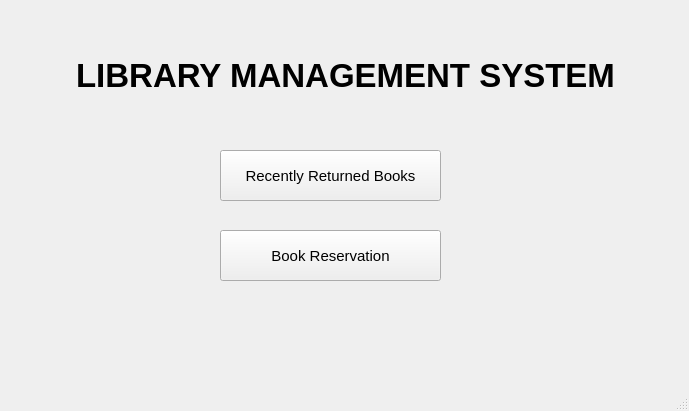
<?xml version="1.0" encoding="UTF-8"?>
<ui version="4.0">
 <class>MainWindow</class>
 <widget class="QMainWindow" name="MainWindow">
  <property name="geometry">
   <rect>
    <x>0</x>
    <y>0</y>
    <width>689</width>
    <height>411</height>
   </rect>
  </property>
  <property name="windowTitle">
   <string>MainWindow</string>
  </property>
  <widget class="QWidget" name="centralwidget">
   <widget class="QPushButton" name="openReturnedBooksButton">
    <property name="geometry">
     <rect>
      <x>220</x>
      <y>150</y>
      <width>221</width>
      <height>51</height>
     </rect>
    </property>
    <property name="font">
     <font>
      <pointsize>11</pointsize>
     </font>
    </property>
    <property name="text">
     <string>Recently Returned Books</string>
    </property>
   </widget>
   <widget class="QPushButton" name="openBookReservationButton">
    <property name="geometry">
     <rect>
      <x>220</x>
      <y>230</y>
      <width>221</width>
      <height>51</height>
     </rect>
    </property>
    <property name="font">
     <font>
      <pointsize>11</pointsize>
     </font>
    </property>
    <property name="text">
     <string>Book Reservation</string>
    </property>
   </widget>
   <widget class="QLabel" name="libraryLabel">
    <property name="geometry">
     <rect>
      <x>0</x>
      <y>40</y>
      <width>691</width>
      <height>71</height>
     </rect>
    </property>
    <property name="font">
     <font>
      <pointsize>25</pointsize>
      <bold>true</bold>
     </font>
    </property>
    <property name="text">
     <string>LIBRARY MANAGEMENT SYSTEM</string>
    </property>
    <property name="alignment">
     <set>Qt::AlignmentFlag::AlignCenter</set>
    </property>
   </widget>
  </widget>
  <widget class="QMenuBar" name="menubar">
   <property name="geometry">
    <rect>
     <x>0</x>
     <y>0</y>
     <width>689</width>
     <height>22</height>
    </rect>
   </property>
  </widget>
  <widget class="QStatusBar" name="statusbar"/>
 </widget>
 <resources/>
 <connections/>
</ui>
